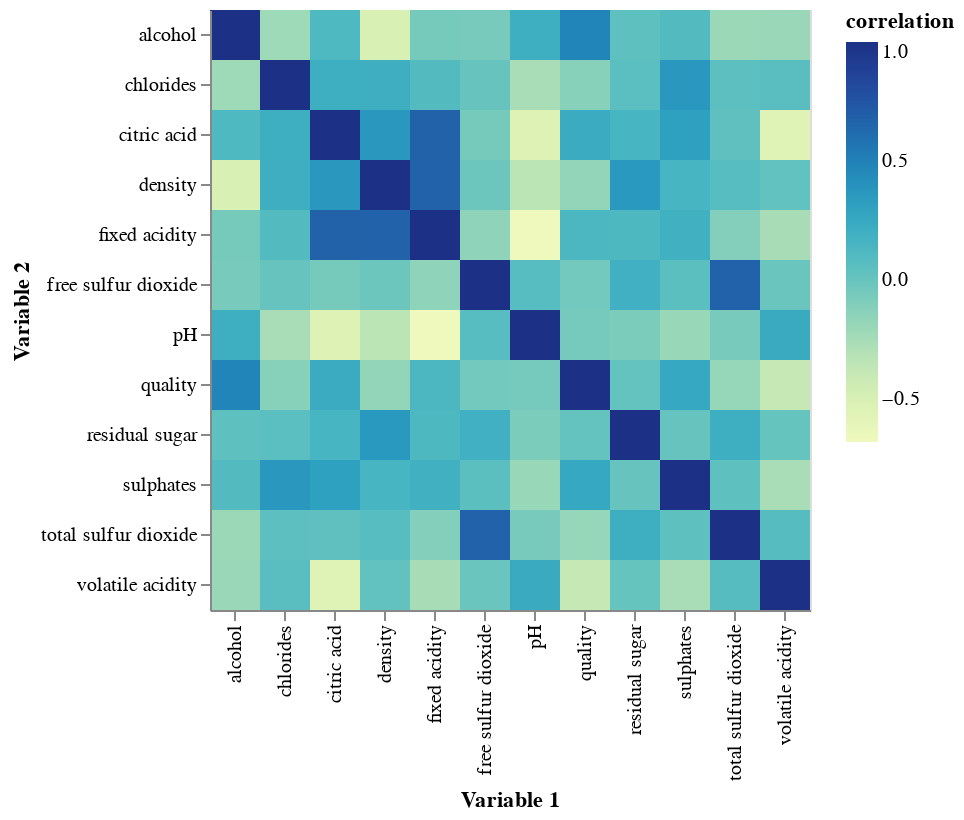

The notebook cell this image was saved under:
### Code cell
ctb = correlation_table(df)
ctb

### Figure 1 — Vega-Lite specification as saved in the notebook (floating-point values rounded to 4 significant figures; data arrays with more than 128 entries replaced by an {"elided": "..."} marker saying what was removed)
{"config": {"view": {"continuousWidth": 400, "continuousHeight": 300}}, "data": {"name": "data-fe8cb2597928461d81fd0c99f3b1e680"}, "mark": "rect", "encoding": {"color": {"field": "correlation", "type": "quantitative"}, "tooltip": [{"field": "correlation_label", "type": "nominal"}], "x": {"field": "Variable 1", "type": "ordinal"}, "y": {"field": "Variable 2", "type": "ordinal"}}, "height": 300, "selection": {"selector001": {"type": "interval", "bind": "scales", "encodings": ["x", "y"]}}, "width": 300, "$schema": "https://vega.github.io/schema/vega-lite/v4.17.0.json", "datasets": {"data-fe8cb2597928461d81fd0c99f3b1e680": {"elided": "144 records"}}}
